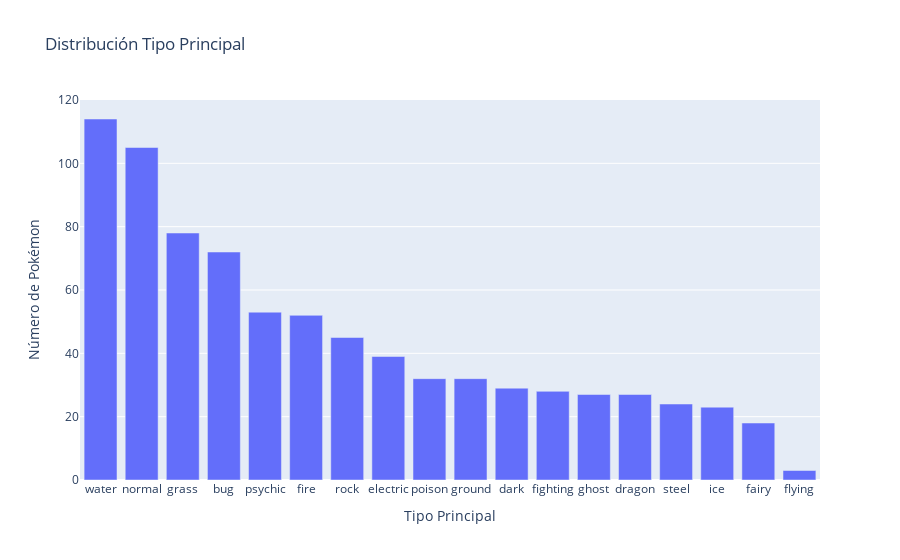

The cell this chart's notebook holds for it:
### Code cell
top_types_primary = df['type1'].value_counts().reset_index(name='count')

fig = px.bar(top_types_primary, x='type1', y='count', title='Distribución Tipo Principal')
fig.update_xaxes(title_text='Tipo Principal')
fig.update_yaxes(title_text='Número de Pokémon')
fig.show()

### Figure 1 — Plotly figure (JSON) as saved in the notebook; plotly's stock layout.template omitted (floating-point values rounded to 4 significant figures)
{"data": [{"alignmentgroup": "True", "hovertemplate": "type1=%{x}<br>count=%{y}<extra></extra>", "legendgroup": "", "marker": {"color": "#636efa", "pattern": {"shape": ""}}, "name": "", "offsetgroup": "", "orientation": "v", "showlegend": false, "textposition": "auto", "type": "bar", "x": ["water", "normal", "grass", "bug", "psychic", "fire", "rock", "electric", "poison", "ground", "dark", "fighting", "ghost", "dragon", "steel", "ice", "fairy", "flying"], "xaxis": "x", "y": [114, 105, 78, 72, 53, 52, 45, 39, 32, 32, 29, 28, 27, 27, 24, 23, 18, 3], "yaxis": "y"}], "layout": {"barmode": "relative", "legend": {"tracegroupgap": 0}, "title": {"text": "Distribución Tipo Principal"}, "xaxis": {"anchor": "y", "domain": [0, 1], "title": {"text": "Tipo Principal"}}, "yaxis": {"anchor": "x", "domain": [0, 1], "title": {"text": "Número de Pokémon"}}}}
